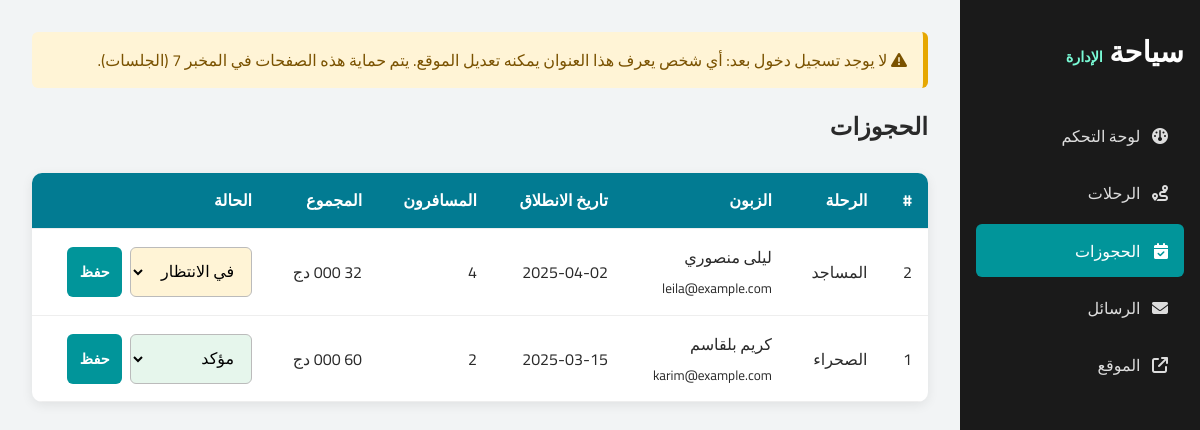
Page /admin/bookings.php on the committed database.
### tables this page shows
CREATE TABLE bookings (
  id INT UNSIGNED AUTO_INCREMENT PRIMARY KEY,
  trip_id INT UNSIGNED NOT NULL,
  full_name VARCHAR(100) NOT NULL,
  email VARCHAR(255) NOT NULL,
  departure_date DATE NOT NULL,
  people TINYINT UNSIGNED NOT NULL,
  total_price INT UNSIGNED NOT NULL,       
  status ENUM('pending', 'confirmed', 'cancelled') NOT NULL DEFAULT 'pending',
  created_at TIMESTAMP NOT NULL DEFAULT CURRENT_TIMESTAMP,
  CONSTRAINT fk_bookings_trip FOREIGN KEY (trip_id) REFERENCES trips (id)
    ON DELETE RESTRICT ON UPDATE CASCADE    
);

CREATE TABLE trips (
  id INT UNSIGNED AUTO_INCREMENT PRIMARY KEY,
  title VARCHAR(100) NOT NULL,
  description TEXT NOT NULL,
  image VARCHAR(255) NOT NULL,
  price INT UNSIGNED NOT NULL,             
  duration_days TINYINT UNSIGNED NOT NULL DEFAULT 1,
  is_published TINYINT(1) NOT NULL DEFAULT 1,
  created_at TIMESTAMP NOT NULL DEFAULT CURRENT_TIMESTAMP
);

### includes/functions.php (called while the page is built, shortened)
<?php
function e(?string $value): string
{
    return htmlspecialchars($value ?? '', ENT_QUOTES, 'UTF-8');
}
function money(int $amount): string
{
    return number_format($amount, 0, ',', ' ') . ' دج';
}

### includes/db.php (called while the page is built, shortened)
<?php
function db(): PDO
{
    static $pdo = null;
    if ($pdo === null) {
        $dsn = 'mysql:host=' . DB_HOST . ';port=' . DB_PORT . ';dbname=' . DB_NAME . ';charset=utf8mb4';
        try {
            $pdo = new PDO($dsn, DB_USER, DB_PASS, [
                PDO::ATTR_ERRMODE => PDO::ERRMODE_EXCEPTION,
                PDO::ATTR_DEFAULT_FETCH_MODE => PDO::FETCH_ASSOC,
                PDO::ATTR_EMULATE_PREPARES => false,
            ]);
        } catch (PDOException $e) {
            error_log('Database connection failed: ' . $e->getMessage());
            http_response_code(500);
            exit('<p style="font-family: sans-serif; padding: 2rem">The database is not available. '
                . 'Is MySQL started in XAMPP, and was database/syaha.sql imported?</p>');
        }
    }
    return $pdo;
}

### includes/queries.php (called while the page is built, shortened)
<?php
require_once __DIR__ . '/db.php';
function get_bookings(): array
{
    return db()->query(
        'SELECT bookings.*, trips.title AS trip_title
         FROM bookings
         JOIN trips ON trips.id = bookings.trip_id
         ORDER BY bookings.created_at DESC, bookings.id DESC'
    )->fetchAll();
}

### admin/bookings.php (the view, shortened to what this page needs)
<?php
require __DIR__ . '/../includes/functions.php';
require __DIR__ . '/../includes/queries.php';
$statuses = ['pending' => 'في الانتظار', 'confirmed' => 'مؤكد', 'cancelled' => 'ملغى'];
$bookings = get_bookings();
$page_title = 'الحجوزات';
$active = 'bookings';
require __DIR__ . '/header.php';
?>
        <table class="Admin_Table">
            <tr>
                <th>#</th>
                <th>الرحلة</th>
                <th>الزبون</th>
                <th>تاريخ الانطلاق</th>
                <th>المسافرون</th>
                <th>المجموع</th>
                <th>الحالة</th>
            </tr>
            <?php foreach ($bookings as $booking): ?>
            <tr>
                <td><?= (int) $booking['id'] ?></td>
                <td><?= e($booking['trip_title']) ?></td>
                <td><?= e($booking['full_name']) ?><br /><small><?= e($booking['email']) ?></small></td>
                <td><?= e($booking['departure_date']) ?></td>
                <td><?= (int) $booking['people'] ?></td>
                <td><?= money((int) $booking['total_price']) ?></td>
                <td>
                    <form method="post" class="Inline_Form">
                        <select name="status" class="Status Status_<?= e($booking['status']) ?>" aria-label="الحالة">
                            <?php foreach ($statuses as $value => $label): ?>
                            <option value="<?= $value ?>" <?= $value === $booking['status'] ? 'selected' : '' ?>><?= $label ?></option>
                            <?php endforeach; ?>
                        </select>
                        <button type="submit" class="Button Small">حفظ</button>
                    </form>
                </td>
            </tr>
            <?php endforeach; ?>
        </table>
<?php require __DIR__ . '/footer.php'; ?>

### admin/header.php (shortened to what this page needs)
<?php
$admin_menu = [
    'dashboard' => ['index.php', 'لوحة التحكم', 'fa-solid fa-gauge'],
    'trips' => ['trips.php', 'الرحلات', 'fa-solid fa-route'],
    'bookings' => ['bookings.php', 'الحجوزات', 'fa-solid fa-calendar-check'],
    'messages' => ['messages.php', 'الرسائل', 'fa-solid fa-envelope'],
];
?>
<!DOCTYPE html>
<html lang="ar" dir="rtl">
<head>
    <link rel="stylesheet" href="https://cdnjs.cloudflare.com/ajax/libs/font-awesome/6.4.2/css/all.min.css"
 />
    <link rel="stylesheet" href="admin.css">
</head>
<body>
    <aside class="Admin_Side">
        <h1>سياحة <small>الإدارة</small></h1>
        <nav>
            <?php foreach ($admin_menu as $key => [$url, $label, $icon]): ?>
            <a href="<?= $url ?>" class="<?= $key === $active ? 'Active' : '' ?>"><i class="<?= $icon ?>"></i> <?= $label ?></a>
            <?php endforeach; ?>
            <a href="../index.php"><i class="fa-solid fa-arrow-up-right-from-square"></i> الموقع</a>
        </nav>
    </aside>
    <main class="Admin_Main">
        <p class="Admin_Warning">
            <i class="fa-solid fa-triangle-exclamation"></i>
            لا يوجد تسجيل دخول بعد: أي شخص يعرف هذا العنوان يمكنه تعديل الموقع. يتم حماية هذه الصفحات في المخبر 7 (الجلسات).
        </p>
        <h2 class="Admin_Title"><?= e($page_title) ?></h2>

### admin/footer.php (shortened to what this page needs)
    </main>
</body>
</html>

### admin/admin.css (style rules this page uses)
* { margin: 0; padding: 0; box-sizing: border-box; font-family: "Cairo", sans-serif; }
body { display: flex; min-height: 100vh; color: #2a2a2a; background-color: #f2f4f5; }
.Admin_Side { width: 240px; flex-shrink: 0; padding: 1.5rem 1rem; color: white; background-color: #1a1a1a; }
.Admin_Side h1 { margin-bottom: 2rem; font-size: 1.8rem; }
.Admin_Side small { font-size: 0.9rem; color: #79fad5; }
.Admin_Side nav { display: flex; flex-direction: column; gap: 0.3rem; }
.Admin_Side a { padding: 0.7rem 1rem; border-radius: 6px; color: #ddd; text-decoration: none; }
.Admin_Side a i { width: 1.5rem; }
.Admin_Side a:hover, .Admin_Side a.Active { color: white; background-color: #01959a; }
.Admin_Main { flex: 1; min-width: 0; padding: 2rem; }
.Admin_Title { margin: 1rem 0 1.5rem; }
.Admin_Warning { padding: 0.8rem 1rem; border-radius: 6px; color: #7a5200; background-color: #fff4d6; border-right: 5px solid #e6a700; }
.Admin_Table { width: 100%; border-collapse: collapse; overflow: hidden; border-radius: 10px; background-color: white; box-shadow: 0 3px 12px rgba(0, 0, 0, 0.08); }
.Admin_Table th, .Admin_Table td { padding: 0.8rem 1rem; text-align: right; vertical-align: middle; border-bottom: 1px solid #eee; }
.Admin_Table th { color: white; background-color: #027b92; }
.Inline_Form { display: flex; gap: 0.5rem; }
.Button { display: inline-flex; align-items: center; gap: 0.4rem; padding: 0.6rem 1.2rem; border: none; border-radius: 6px; font-family: inherit; font-size: 1rem; font-weight: 700; color: white; text-decoration: none; background-color: #01959a; cursor: pointer; }
.Button.Small { padding: 0.3rem 0.8rem; font-size: 0.9rem; }
.Admin_Form input, .Admin_Form select, .Admin_Form textarea, .Inline_Form select { padding: 0.5rem 0.8rem; border: 1px solid #bbb; border-radius: 6px; font-family: inherit; font-size: 1rem; }
.Status_pending { background-color: #fff4d6; }
.Status_confirmed { background-color: #e6f6ec; }

### rows in the picture
bookings: id "2", trip.title "المساجد", full_name "ليلى منصوري", email "leila@example.com", departure_date "2025-04-02", people "4", total_price "32 000 دج"
bookings: id "1", trip.title "الصحراء", full_name "كريم بلقاسم", email "karim@example.com", departure_date "2025-03-15", people "2", total_price "60 000 دج"

### other values in the picture
$label "لوحة التحكم"
$label "الرحلات"
$label "الحجوزات"
$label "الرسائل"
$page_title "الحجوزات"
form field status "في الانتظار"
form field status "مؤكد"
